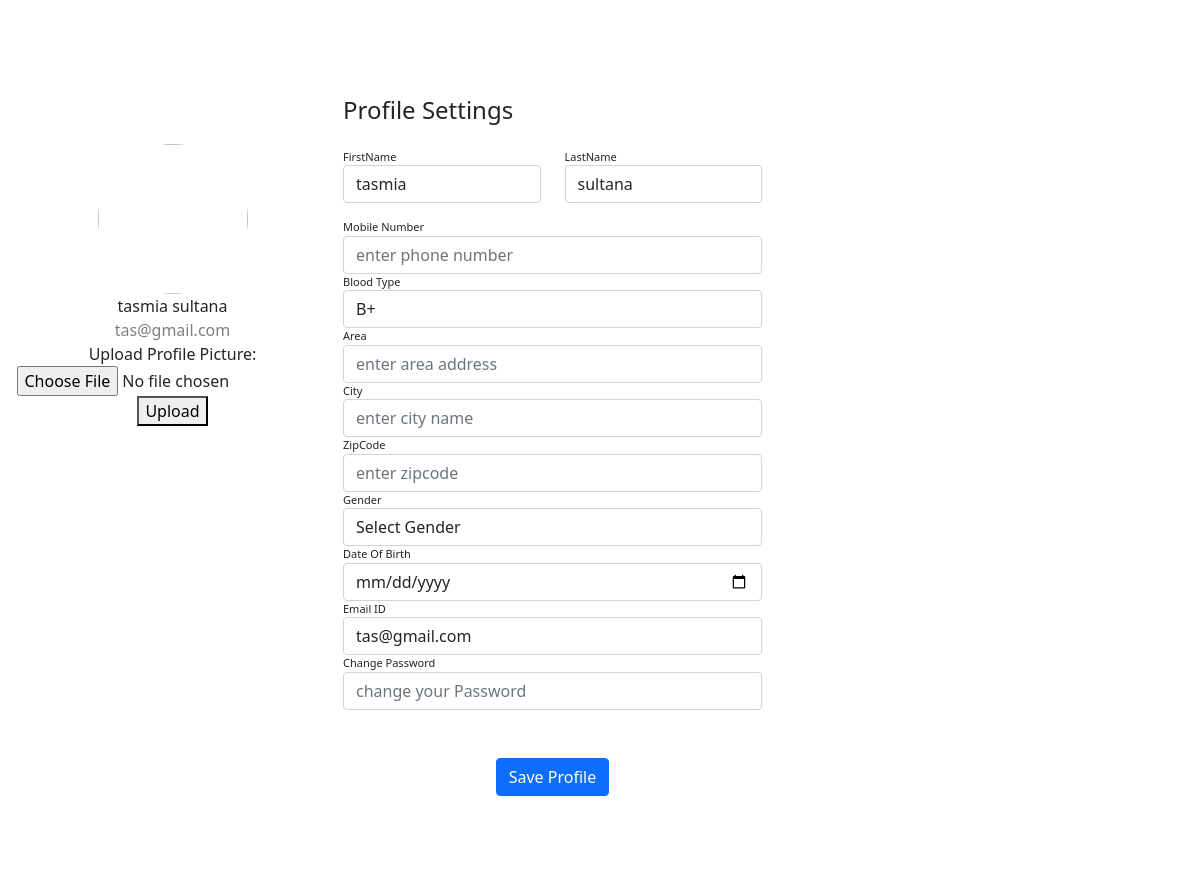
Screenshot of /phpFiles/updateProfile.php (signed in) with the database file from the repository.
### tables this page shows
CREATE TABLE `users` (
  `userId` int(11) NOT NULL,
  `firstName` varchar(50) DEFAULT NULL,
  `lastName` varchar(50) DEFAULT NULL,
  `userName` varchar(50) DEFAULT NULL,
  `email` varchar(100) DEFAULT NULL,
  `password` varchar(255) DEFAULT NULL,
  `phoneNumber` varchar(15) DEFAULT NULL,
  `dob` date DEFAULT NULL,
  `gender` enum('Male','Female','Other') DEFAULT NULL,
  `bloodType` enum('A+','A-','B+','B-','O+','O-','AB+','AB-') DEFAULT NULL,
  `area` varchar(100) DEFAULT NULL,
  `city` varchar(50) DEFAULT NULL,
  `zipcode` varchar(10) DEFAULT NULL,
  `status` enum('Active','Inactive') DEFAULT NULL,
  `profile_picture` longblob DEFAULT NULL
);

### phpFiles/updateProfile.php (the view, shortened to what this page needs)
<?php
include 'config.php';
$user_email=$_SESSION['email'];
$query = "SELECT firstname,lastname,email,BloodType profile_picture FROM users WHERE email = ?";
$stmt = $conn->prepare($query);
$stmt->bind_param("s", $user_email);
$stmt->execute();
$result = $stmt->get_result();
if(mysqli_num_rows($result)>0){
    $user = $result->fetch_assoc();
?>
<head>
  <link rel="stylesheet" href="./assets/css/updateProfile.css">
  <link rel="stylesheet" href="https://cdn.jsdelivr.net/npm/bootstrap@5.0.0-alpha1/dist/css/bootstrap.min.css">
  <link rel="stylesheet" href="https://cdn.jsdelivr.net/npm/bootstrap@5.0.0-alpha1/dist/js/bootstrap.bundle.min.js">
  <link rel="stylesheet" href="https://cdnjs.cloudflare.com/ajax/libs/jquery/3.2.1/jquery.min.js">
</head>
            <div class="container rounded bg-white mt-5 mb-5">
    <div class="row">
        <div class="col-md-3 border-right">
            <div class="d-flex flex-column align-items-center text-center p-3 py-5"><img class="rounded-circle mt-5" width="150px" src="get_profile_picture.php"><span class="font-weight-bold"><?php echo $user['firstname']." ".$user['lastname']?></span><span class="text-black-50"><?php echo $user['email']?></span><span> <div style="">
            <form action="upload.php" method="POST" enctype="multipart/form-data">
            <label for="profile_picture">Upload Profile Picture:</label>
             <input type="file" name="profile_picture" id="profile_picture" required>
              <button type="submit">Upload</button>
            </form>
            </div></span></div>
        </div>
        <div class="col-md-5 border-right">
            <div class="p-3 py-5">
                <div class="d-flex justify-content-between align-items-center mb-3">
                    <h4 class="text-right">Profile Settings</h4>
                </div>
                <form action="updateProfileData.php" method="post">
                <div class="row mt-2">
                    <div class="col-md-6"><label class="labels">FirstName</label><input type="text" name="firstname" class="form-control" placeholder="first name" value="<?php echo $user['firstname']?>"></div>
                    <div class="col-md-6"><label class="labels">LastName</label><input type="text" name="lastname" class="form-control" value="<?php echo $user['lastname']?>" placeholder="last Name"></div>
                </div>
                <div class="row mt-3">
                    <div class="col-md-12"><label class="labels">Mobile Number</label><input type="text" name="phoneNumber" class="form-control" placeholder="enter phone number" value=""></div>
                    <div class="col-md-12"><label class="labels">Blood Type</label>
                    <?php
$sql = "SHOW COLUMNS FROM Users WHERE Field = 'bloodType'";
$result = mysqli_query($conn, $sql);
if ($result && $row = $result->fetch_assoc()) {
    preg_match("/^enum\('(.*)'\)$/", $row['Type'], $matches);
    $bloodTypes = explode("','", $matches[1]);
} else {
    echo "Error fetching blood types.";
    $bloodTypes = [];
}
$user_email = $_SESSION['email'];
$sqlUser = "SELECT bloodType FROM users WHERE email = '$user_email'";
$resultUser = mysqli_query($conn, $sqlUser);
if ($resultUser && $rowUser = $resultUser->fetch_assoc()) {
    $selectedBloodType = $rowUser['bloodType'];
} else {
    $selectedBloodType = '';
}
?>
<select class="form-control" name="bloodType" required>
    <?php foreach ($bloodTypes as $bloodType): ?>
        <option value="<?= htmlspecialchars($bloodType) ?>"
            <?php if ($bloodType == $selectedBloodType) echo "selected"; ?>>
            <?= htmlspecialchars($bloodType) ?>
        </option>
    <?php endforeach; ?>
</select>
                  </div>
                    <div class="col-md-12"><label class="labels">Area</label><input type="text" name="area" class="form-control" placeholder="enter area address" value=""></div>
                    <div class="col-md-12"><label class="labels">City</label><input type="text" name="city" class="form-control" placeholder="enter city name" value=""></div>
                    <div class="col-md-12"><label class="labels">ZipCode</label><input type="text" name="zipcode" class="form-control" placeholder="enter zipcode" value=""></div>
                    <div class="col-md-12"><label class="labels">Gender</label>
          <select class="form-control" name="gender"  required>
             <option value="" style="color:gray" >Select Gender</option>
         </select>
                  </div>
                    <div class="col-md-12"><label class="labels">Date Of Birth</label><input type="date" name="dateOfBirth"class="form-control" placeholder="enter your BirthDate" value=""></div>
                    <div class="col-md-12"><label class="labels">Email ID</label><input type="text" name="email" class="form-control" placeholder="enter email id" value="<?php echo $user['email'];?>"></div>
                    <div class="col-md-12"><label class="labels">Change Password</label><input type="password" name="password" class="form-control" placeholder="change your Password" value=""></div>
                </div>
                <div class="mt-5 text-center"><button class="btn btn-primary profile-button" type="submit">Save Profile</button></div>
            </div>
        </div>
        <?php
      }else{
        echo "data couldnot be extractede!";
    }
        ?>
        <div class="col-md-4">
        </div>
    </div>
</div>

### assets/css/updateprofile.css (style rules this page uses)
.profile-button { background: rgb(99, 39, 120); box-shadow: none; border: none }
.labels { font-size: 11px }

### rows the page displays
users: firstName "tasmia", lastName "sultana", email "tas@gmail.com", firstname "tasmia", lastname "sultana", bloodType "B+"
